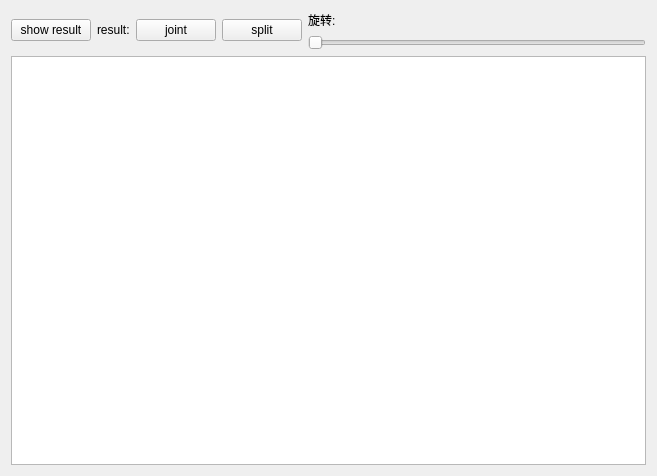
<?xml version="1.0" encoding="UTF-8"?>
<ui version="4.0">
 <class>FragmentArea</class>
 <widget class="QWidget" name="FragmentArea">
  <property name="geometry">
   <rect>
    <x>0</x>
    <y>0</y>
    <width>657</width>
    <height>476</height>
   </rect>
  </property>
  <property name="windowTitle">
   <string>Form</string>
  </property>
  <layout class="QVBoxLayout" name="verticalLayout_3">
   <item>
    <layout class="QHBoxLayout" name="horizontalLayout_2">
     <item>
      <layout class="QHBoxLayout" name="horizontalLayout_3">
       <item>
        <widget class="QPushButton" name="autoStitch">
         <property name="text">
          <string>show result</string>
         </property>
        </widget>
       </item>
       <item>
        <widget class="QLabel" name="resLabel">
         <property name="maximumSize">
          <size>
           <width>16777215</width>
           <height>20</height>
          </size>
         </property>
         <property name="text">
          <string>result:</string>
         </property>
        </widget>
       </item>
      </layout>
     </item>
     <item>
      <widget class="QPushButton" name="btnJoint">
       <property name="text">
        <string>joint</string>
       </property>
      </widget>
     </item>
     <item>
      <widget class="QPushButton" name="btnSplit">
       <property name="text">
        <string>split</string>
       </property>
      </widget>
     </item>
     <item>
      <layout class="QVBoxLayout" name="verticalLayout_2">
       <item>
        <widget class="QLabel" name="label">
         <property name="text">
          <string>旋转:</string>
         </property>
        </widget>
       </item>
       <item>
        <widget class="QSlider" name="sldRotate">
         <property name="maximum">
          <number>359</number>
         </property>
         <property name="orientation">
          <enum>Qt::Horizontal</enum>
         </property>
        </widget>
       </item>
      </layout>
     </item>
    </layout>
   </item>
   <item>
    <widget class="QGraphicsView" name="view">
     <property name="backgroundBrush">
      <brush brushstyle="SolidPattern">
       <color alpha="255">
        <red>230</red>
        <green>200</green>
        <blue>167</blue>
       </color>
      </brush>
     </property>
    </widget>
   </item>
   <item>
    <layout class="QVBoxLayout" name="verticalLayout" stretch="0">
     <item>
      <layout class="QHBoxLayout" name="horizontalLayout"/>
     </item>
    </layout>
   </item>
  </layout>
 </widget>
 <resources/>
 <connections/>
</ui>
